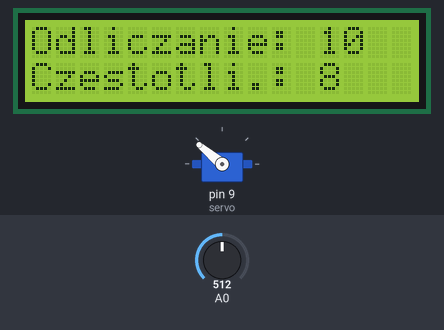
Bench run of a sketch on a simulated Arduino Uno, built with avr-gcc and run on an emulated ATmega328P. Parts: 16×2 character LCD, servo. Inputs (shaded band) come from the test bench; at power-on: A0 = 512.

Above: at 1.2 s.
1.3 s: A0 set to 438
At 2.8 s:
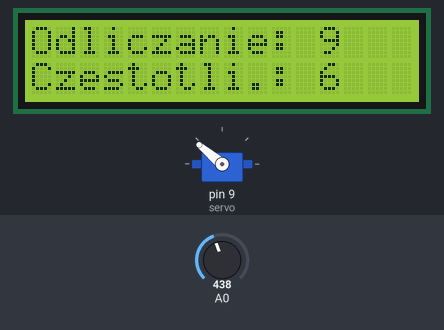
4.5 s: A0 set to 511
At 5.8 s:
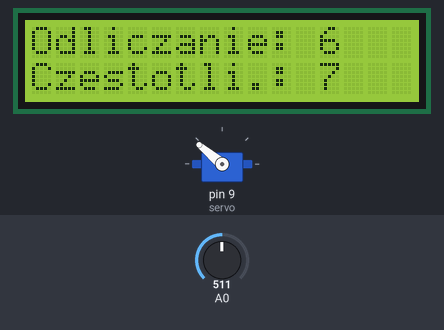
7.5 s: A0 set to 306
At 11.4 s:
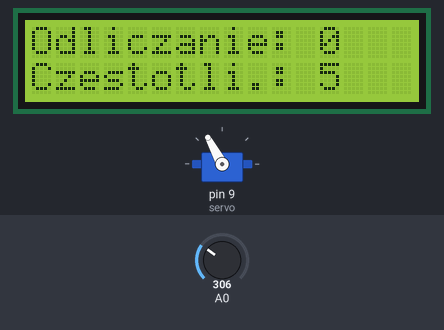
Timing chart, 0 to 17.7 s (numbered marks = the images above; inputs shaded):
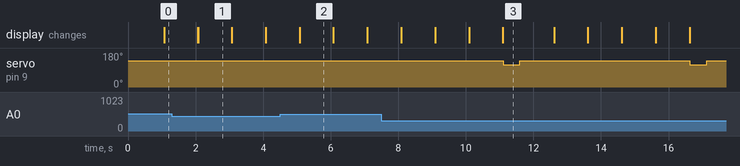

Measured:
- by itself, servo on pin 9 (servo): alternates 140° for 5.0 s and 118° for 0.50 s
- what the display in image 2 shows lasts 1.0 s, from 5.1 s to 6.1 s

The sketch:

servo_KM.ino
```cpp
#include <Servo.h>
#include <LiquidCrystal.h>

LiquidCrystal lcd(7,6,5,4,3,2);     // inicjacja LCD

Servo servo;                        // inicjacja serwa

int pos = 0;                        // zmienne
int timer = 11;
int czestotliwosc = 11;
int pWart = 10;

void setup() {
  lcd.begin(16,2);
  servo.attach(9);                  // pin z serwem
  servo.write(140);                 // poczatkowa wartosc
  lcd.setCursor(0,0);
  lcd.print("Odliczanie: ");
}

void loop() {
  pWart = analogRead(A0);           // odczyt z potencjometru

  if (pWart < 64){                  // ustawienie skali od 1 do 15 (sec)
    czestotliwosc = 1;
  }
  if (pWart > 63 && pWart < 128){
    czestotliwosc = 2;
  }
  if (pWart > 127 && pWart < 192){
    czestotliwosc = 3;
  }
  if (pWart > 191 && pWart < 256){
    czestotliwosc = 4;
  }
  if (pWart > 255 && pWart < 320){
    czestotliwosc = 5;
  }
  if (pWart > 319 && pWart < 384){
    czestotliwosc = 5;
  }
  if (pWart > 383 && pWart < 448){
    czestotliwosc = 6;
  }
  if (pWart > 447 && pWart < 512){
    czestotliwosc = 7;
  }
  if (pWart > 511 && pWart < 576){
    czestotliwosc = 8;
  }
  if (pWart > 575 && pWart < 640){
    czestotliwosc = 9;
  }
  if (pWart > 539 && pWart < 704){
    czestotliwosc = 10;
  }
  if (pWart > 703 && pWart < 768){
    czestotliwosc = 11;
  }
  if (pWart > 767 && pWart < 832){
    czestotliwosc = 12;
  }
  if (pWart > 831 && pWart < 896){
    czestotliwosc = 13;
  }
  if (pWart > 895 && pWart < 960){
    czestotliwosc = 14;
  }
  if (pWart > 959){
    czestotliwosc = 15;
  }

  lcd.setCursor(0,1);                 // wypisanie czestotliwosci na LCD
  lcd.print("Czestotli.: ");
  lcd.setCursor(12,1);
  lcd.print(czestotliwosc);
  if (czestotliwosc < 10){
    lcd.setCursor(13,1);
    lcd.print(" ");
  }

  if (timer == 0){                     // kiedy odliczanie: 0 uruchom serwo
  servo.write(118);
  delay(500);
  servo.write(140);
  timer = czestotliwosc;               // nastepny czas == czestotliwosci (od 1 do 15 sec)
  delay(10);
  }
  delay(1000);
  timer = timer - 1;                   // odejmowanie czasu i pisanie go na ekran
  lcd.setCursor(12,0);
  lcd.print(timer);
  if (timer < 10){
    lcd.setCursor(13,0);
    lcd.print(" ");
  }


}
```
